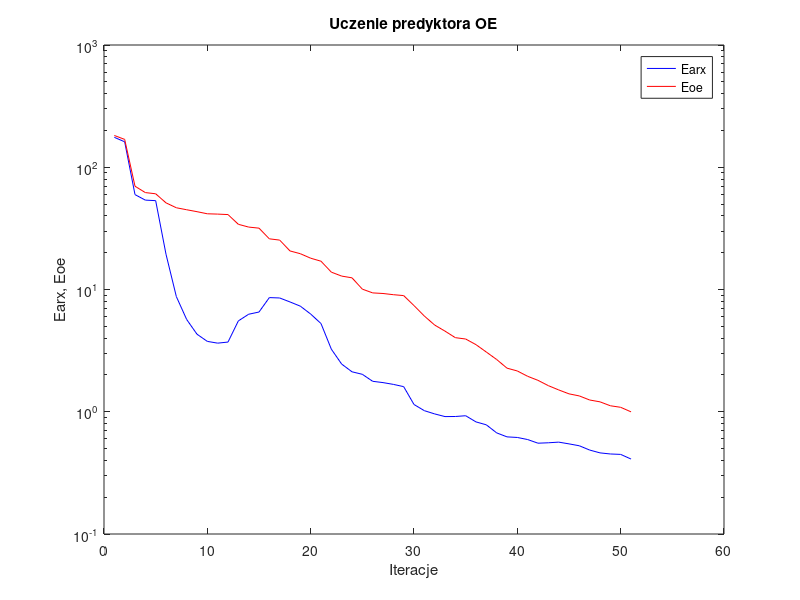
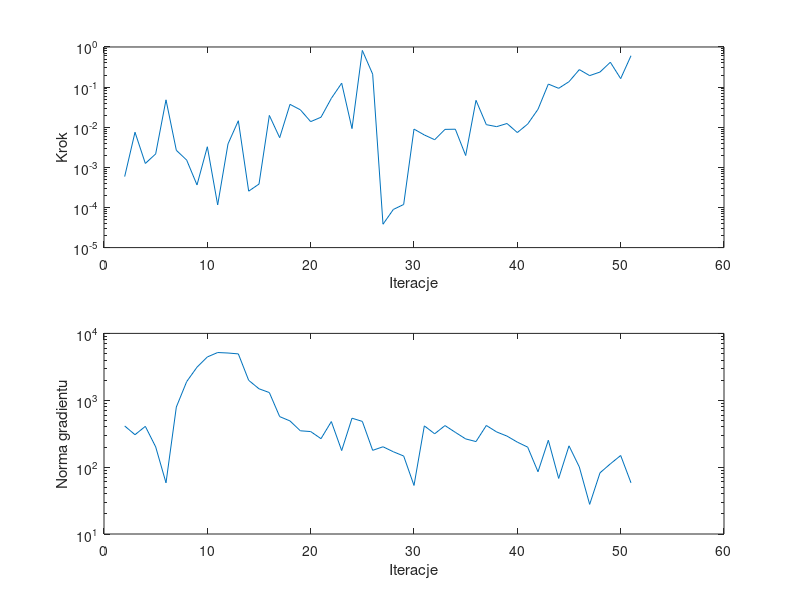

These charts were generated, in order, by the following MATLAB code:
%uczenie predyktora oe
clear all;
n=0; farx(n+1)=1.756751e+002; foe(n+1)=1.819473e+002; wspucz(n+1)=0.000000e+000; ng(n+1)=0.000000e+000;
%odnowa zmiennej metryki
n=1; farx(n+1)=1.615345e+002; foe(n+1)=1.689842e+002; krok(n+1)=5.885427e-004; ng(n+1)=4.128211e+002;
n=2; farx(n+1)=5.972992e+001; foe(n+1)=6.995160e+001; krok(n+1)=7.504897e-003; ng(n+1)=3.054493e+002;
n=3; farx(n+1)=5.385071e+001; foe(n+1)=6.206028e+001; krok(n+1)=1.250114e-003; ng(n+1)=4.071466e+002;
n=4; farx(n+1)=5.331387e+001; foe(n+1)=6.067336e+001; krok(n+1)=2.161992e-003; ng(n+1)=2.010348e+002;
n=5; farx(n+1)=1.943141e+001; foe(n+1)=5.114946e+001; krok(n+1)=4.818488e-002; ng(n+1)=5.826389e+001;
n=6; farx(n+1)=8.752628e+000; foe(n+1)=4.662459e+001; krok(n+1)=2.659087e-003; ng(n+1)=7.918803e+002;
n=7; farx(n+1)=5.685325e+000; foe(n+1)=4.491706e+001; krok(n+1)=1.518185e-003; ng(n+1)=1.900196e+003;
n=8; farx(n+1)=4.307611e+000; foe(n+1)=4.331412e+001; krok(n+1)=3.643336e-004; ng(n+1)=3.123392e+003;
n=9; farx(n+1)=3.763267e+000; foe(n+1)=4.162439e+001; krok(n+1)=3.259300e-003; ng(n+1)=4.442861e+003;
n=10; farx(n+1)=3.640947e+000; foe(n+1)=4.137993e+001; krok(n+1)=1.157695e-004; ng(n+1)=5.174806e+003;
n=11; farx(n+1)=3.716161e+000; foe(n+1)=4.100833e+001; krok(n+1)=3.835857e-003; ng(n+1)=5.088041e+003;
n=12; farx(n+1)=5.534811e+000; foe(n+1)=3.414869e+001; krok(n+1)=1.450364e-002; ng(n+1)=4.938038e+003;
n=13; farx(n+1)=6.276047e+000; foe(n+1)=3.240590e+001; krok(n+1)=2.550371e-004; ng(n+1)=1.987903e+003;
n=14; farx(n+1)=6.542627e+000; foe(n+1)=3.175811e+001; krok(n+1)=3.831728e-004; ng(n+1)=1.484773e+003;
n=15; farx(n+1)=8.586344e+000; foe(n+1)=2.597449e+001; krok(n+1)=1.970594e-002; ng(n+1)=1.303934e+003;
n=16; farx(n+1)=8.525748e+000; foe(n+1)=2.535904e+001; krok(n+1)=5.485375e-003; ng(n+1)=5.695199e+002;
n=17; farx(n+1)=7.910588e+000; foe(n+1)=2.067453e+001; krok(n+1)=3.715822e-002; ng(n+1)=4.906564e+002;
n=18; farx(n+1)=7.307201e+000; foe(n+1)=1.962375e+001; krok(n+1)=2.720095e-002; ng(n+1)=3.495900e+002;
n=19; farx(n+1)=6.298471e+000; foe(n+1)=1.803428e+001; krok(n+1)=1.378623e-002; ng(n+1)=3.403881e+002;
n=20; farx(n+1)=5.266199e+000; foe(n+1)=1.703705e+001; krok(n+1)=1.775074e-002; ng(n+1)=2.664537e+002;
n=21; farx(n+1)=3.250373e+000; foe(n+1)=1.386728e+001; krok(n+1)=5.244574e-002; ng(n+1)=4.802017e+002;
n=22; farx(n+1)=2.454599e+000; foe(n+1)=1.287413e+001; krok(n+1)=1.253365e-001; ng(n+1)=1.768733e+002;
n=23; farx(n+1)=2.122305e+000; foe(n+1)=1.246019e+001; krok(n+1)=9.240905e-003; ng(n+1)=5.392546e+002;
n=24; farx(n+1)=2.024378e+000; foe(n+1)=1.006875e+001; krok(n+1)=8.209742e-001; ng(n+1)=4.829637e+002;
n=25; farx(n+1)=1.774525e+000; foe(n+1)=9.381885e+000; krok(n+1)=2.103304e-001; ng(n+1)=1.782590e+002;
%odnowa zmiennej metryki
n=26; farx(n+1)=1.731670e+000; foe(n+1)=9.276896e+000; krok(n+1)=3.823382e-005; ng(n+1)=2.016426e+002;
n=27; farx(n+1)=1.674703e+000; foe(n+1)=9.069979e+000; krok(n+1)=8.923578e-005; ng(n+1)=1.698102e+002;
n=28; farx(n+1)=1.604874e+000; foe(n+1)=8.916932e+000; krok(n+1)=1.187393e-004; ng(n+1)=1.466576e+002;
n=29; farx(n+1)=1.146317e+000; foe(n+1)=7.383998e+000; krok(n+1)=8.988693e-003; ng(n+1)=5.323594e+001;
n=30; farx(n+1)=1.020626e+000; foe(n+1)=6.066790e+000; krok(n+1)=6.414404e-003; ng(n+1)=4.140941e+002;
n=31; farx(n+1)=9.600946e-001; foe(n+1)=5.119264e+000; krok(n+1)=4.884963e-003; ng(n+1)=3.152975e+002;
n=32; farx(n+1)=9.130021e-001; foe(n+1)=4.565852e+000; krok(n+1)=8.839546e-003; ng(n+1)=4.182320e+002;
n=33; farx(n+1)=9.145254e-001; foe(n+1)=4.036934e+000; krok(n+1)=8.928204e-003; ng(n+1)=3.313401e+002;
n=34; farx(n+1)=9.278853e-001; foe(n+1)=3.935866e+000; krok(n+1)=1.971058e-003; ng(n+1)=2.642459e+002;
n=35; farx(n+1)=8.259535e-001; foe(n+1)=3.538697e+000; krok(n+1)=4.681906e-002; ng(n+1)=2.411626e+002;
n=36; farx(n+1)=7.817909e-001; foe(n+1)=3.079150e+000; krok(n+1)=1.158426e-002; ng(n+1)=4.196649e+002;
n=37; farx(n+1)=6.717168e-001; foe(n+1)=2.675296e+000; krok(n+1)=1.033570e-002; ng(n+1)=3.357988e+002;
n=38; farx(n+1)=6.230796e-001; foe(n+1)=2.273330e+000; krok(n+1)=1.238677e-002; ng(n+1)=2.911794e+002;
n=39; farx(n+1)=6.161505e-001; foe(n+1)=2.155671e+000; krok(n+1)=7.366454e-003; ng(n+1)=2.365949e+002;
n=40; farx(n+1)=5.924220e-001; foe(n+1)=1.949510e+000; krok(n+1)=1.199493e-002; ng(n+1)=1.991906e+002;
n=41; farx(n+1)=5.530678e-001; foe(n+1)=1.806569e+000; krok(n+1)=2.800363e-002; ng(n+1)=8.525008e+001;
n=42; farx(n+1)=5.574403e-001; foe(n+1)=1.635139e+000; krok(n+1)=1.190847e-001; ng(n+1)=2.525516e+002;
n=43; farx(n+1)=5.643529e-001; foe(n+1)=1.508903e+000; krok(n+1)=9.326940e-002; ng(n+1)=6.774367e+001;
n=44; farx(n+1)=5.460734e-001; foe(n+1)=1.401128e+000; krok(n+1)=1.365319e-001; ng(n+1)=2.083573e+002;
n=45; farx(n+1)=5.268931e-001; foe(n+1)=1.347188e+000; krok(n+1)=2.730638e-001; ng(n+1)=1.004177e+002;
n=46; farx(n+1)=4.860936e-001; foe(n+1)=1.247771e+000; krok(n+1)=1.933624e-001; ng(n+1)=2.773514e+001;
n=47; farx(n+1)=4.609156e-001; foe(n+1)=1.205245e+000; krok(n+1)=2.373843e-001; ng(n+1)=8.220176e+001;
n=48; farx(n+1)=4.514788e-001; foe(n+1)=1.119577e+000; krok(n+1)=4.164005e-001; ng(n+1)=1.118656e+002;
n=49; farx(n+1)=4.479117e-001; foe(n+1)=1.087396e+000; krok(n+1)=1.627922e-001; ng(n+1)=1.492702e+002;
n=50; farx(n+1)=4.104734e-001; foe(n+1)=9.983899e-001; krok(n+1)=6.058278e-001; ng(n+1)=5.824437e+001;

figure; semilogy(farx,'b'); hold on; semilogy(foe,'r'); xlabel('Iteracje'); ylabel('Earx, Eoe'); legend('Earx','Eoe'); title('Uczenie predyktora OE');
figure; subplot(2,1,1); semilogy(krok); xlabel('Iteracje'); ylabel('Krok');
subplot(2,1,2); semilogy(ng); xlabel('Iteracje'); ylabel('Norma gradientu');
Earx=farx(n+1)
Eoe=foe(n+1)
